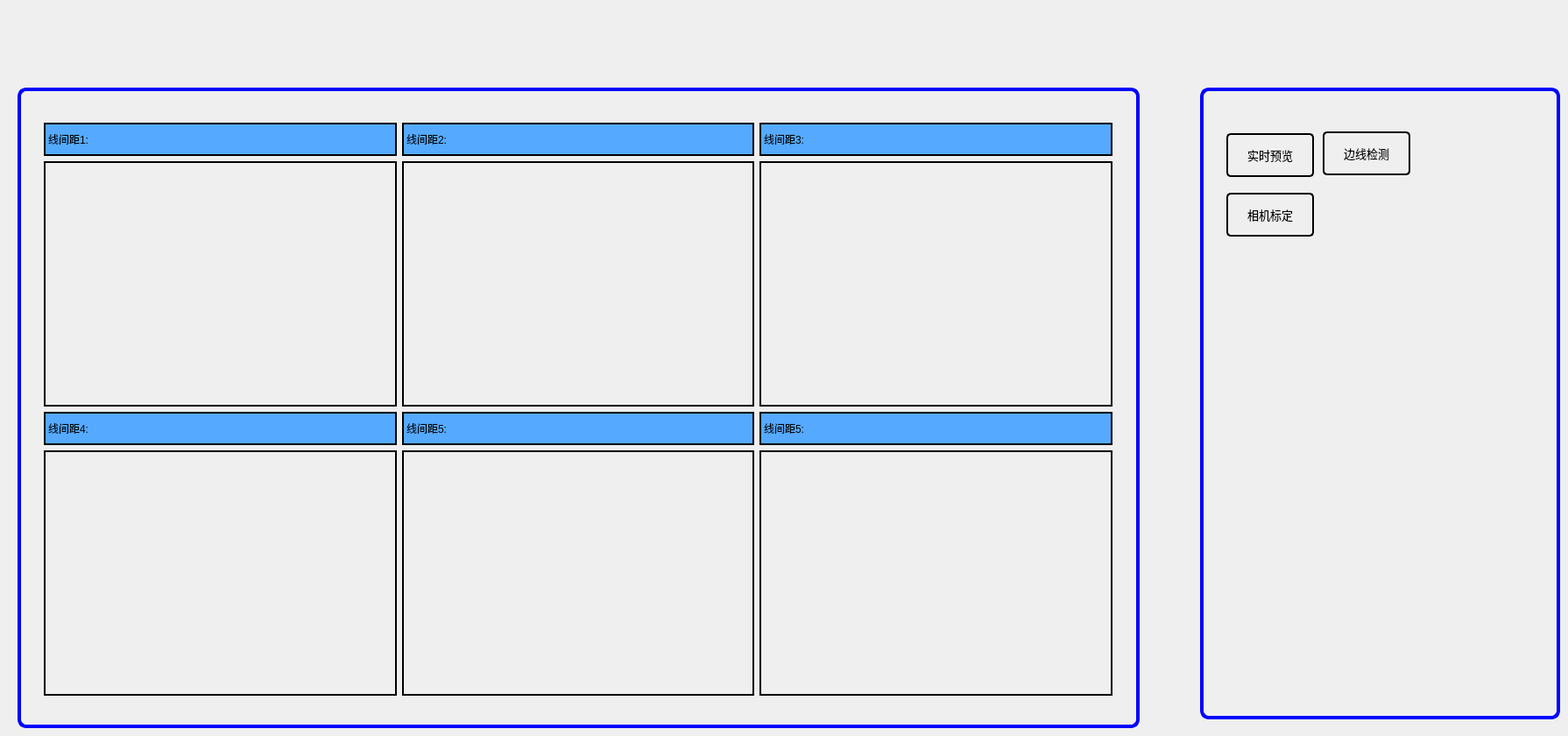
    <widget class="QWidget" name="page_2">
     <property name="styleSheet">
      <string notr="true">QStackedWidget#stackedWidget&gt;QWidget#page_2{
	background-color: transparent;
}</string>
     </property>
     <widget class="QGroupBox" name="groupBox_11">
      <property name="geometry">
       <rect>
        <x>20</x>
        <y>100</y>
        <width>1281</width>
        <height>731</height>
       </rect>
      </property>
      <property name="styleSheet">
       <string notr="true">QGroupBox {
    border:4px solid blue; /* 2像素宽的黑色边框 */
    border-radius: 10px;     /* 边框圆角 */
}</string>
      </property>
      <property name="title">
       <string/>
      </property>
      <widget class="QWidget" name="layoutWidget_5">
       <property name="geometry">
        <rect>
         <x>30</x>
         <y>40</y>
         <width>1220</width>
         <height>654</height>
        </rect>
       </property>
       <layout class="QGridLayout" name="gridLayout_25">
        <item row="0" column="0">
         <layout class="QGridLayout" name="gridLayout_11">
          <item row="0" column="0">
           <widget class="QLabel" name="label_line_dist0">
            <property name="minimumSize">
             <size>
              <width>400</width>
              <height>35</height>
             </size>
            </property>
            <property name="styleSheet">
             <string notr="true">QLabel {
    border: 2px solid black;
	background-color: rgb(85, 170, 255);
    text-align: left;
}</string>
            </property>
            <property name="text">
             <string>线间距1:</string>
            </property>
           </widget>
          </item>
          <item row="1" column="0">
           <widget class="QLabel" name="label_camera_dis0">
            <property name="minimumSize">
             <size>
              <width>400</width>
              <height>280</height>
             </size>
            </property>
            <property name="styleSheet">
             <string notr="true">QLabel {
    border: 2px solid black;
    text-align: left;
}</string>
            </property>
            <property name="text">
             <string/>
            </property>
           </widget>
          </item>
         </layout>
        </item>
        <item row="0" column="1">
         <layout class="QGridLayout" name="gridLayout_26">
          <item row="0" column="0">
           <widget class="QLabel" name="label_line_dist1">
            <property name="minimumSize">
             <size>
              <width>400</width>
              <height>35</height>
             </size>
            </property>
            <property name="styleSheet">
             <string notr="true">QLabel {
    border: 2px solid black;
	background-color: rgb(85, 170, 255);
    text-align: left;
}</string>
            </property>
            <property name="text">
             <string>线间距2:</string>
            </property>
           </widget>
          </item>
          <item row="1" column="0">
           <widget class="QLabel" name="label_camera_dis1">
            <property name="minimumSize">
             <size>
              <width>400</width>
              <height>280</height>
             </size>
            </property>
            <property name="styleSheet">
             <string notr="true">QLabel {
    border: 2px solid black;
    text-align: left;
}</string>
            </property>
            <property name="text">
             <string/>
            </property>
           </widget>
          </item>
         </layout>
        </item>
        <item row="0" column="2">
         <layout class="QGridLayout" name="gridLayout_27">
          <item row="0" column="0">
           <widget class="QLabel" name="label_line_dist2">
            <property name="minimumSize">
             <size>
              <width>400</width>
              <height>35</height>
             </size>
            </property>
            <property name="styleSheet">
             <string notr="true">QLabel {
    border: 2px solid black;
	background-color: rgb(85, 170, 255);
    text-align: left;
}</string>
            </property>
            <property name="text">
             <string>线间距3:</string>
            </property>
           </widget>
          </item>
          <item row="1" column="0">
           <widget class="QLabel" name="label_camera_dis2">
            <property name="minimumSize">
             <size>
              <width>400</width>
              <height>280</height>
             </size>
            </property>
            <property name="styleSheet">
             <string notr="true">QLabel {
    border: 2px solid black;
    text-align: left;
}</string>
            </property>
            <property name="text">
             <string/>
            </property>
           </widget>
          </item>
         </layout>
        </item>
        <item row="1" column="0">
         <layout class="QGridLayout" name="gridLayout_18">
          <item row="0" column="0">
           <widget class="QLabel" name="label_line_dist3">
            <property name="minimumSize">
             <size>
              <width>400</width>
              <height>35</height>
             </size>
            </property>
            <property name="styleSheet">
             <string notr="true">QLabel {
    border: 2px solid black;
	background-color: rgb(85, 170, 255);
    text-align: left;
}</string>
            </property>
            <property name="text">
             <string>线间距4:</string>
            </property>
           </widget>
          </item>
          <item row="1" column="0">
           <widget class="QLabel" name="label_camera_dis3">
            <property name="minimumSize">
             <size>
              <width>400</width>
              <height>280</height>
             </size>
            </property>
            <property name="styleSheet">
             <string notr="true">QLabel {
    border: 2px solid black;
    text-align: left;
}</string>
            </property>
            <property name="text">
             <string/>
            </property>
           </widget>
          </item>
         </layout>
        </item>
        <item row="1" column="1">
         <layout class="QGridLayout" name="gridLayout_28">
          <item row="0" column="0">
           <widget class="QLabel" name="label_line_dist4">
            <property name="minimumSize">
             <size>
              <width>400</width>
              <height>35</height>
             </size>
            </property>
            <property name="styleSheet">
             <string notr="true">QLabel {
    border: 2px solid black;
	background-color: rgb(85, 170, 255);
    text-align: left;
}</string>
            </property>
            <property name="text">
             <string>线间距5:</string>
            </property>
           </widget>
          </item>
          <item row="1" column="0">
           <widget class="QLabel" name="label_camera_dis4">
            <property name="minimumSize">
             <size>
              <width>400</width>
              <height>280</height>
             </size>
            </property>
            <property name="styleSheet">
             <string notr="true">QLabel {
    border: 2px solid black;
    text-align: left;
}</string>
            </property>
            <property name="text">
             <string/>
            </property>
           </widget>
          </item>
         </layout>
        </item>
        <item row="1" column="2">
         <layout class="QGridLayout" name="gridLayout_29">
          <item row="0" column="0">
           <widget class="QLabel" name="label_line_dist5">
            <property name="minimumSize">
             <size>
              <width>400</width>
              <height>35</height>
             </size>
            </property>
            <property name="styleSheet">
             <string notr="true">QLabel {
    border: 2px solid black;
	background-color: rgb(85, 170, 255);
    text-align: left;
}</string>
            </property>
            <property name="text">
             <string>线间距5:</string>
            </property>
           </widget>
          </item>
          <item row="1" column="0">
           <widget class="QLabel" name="label_camera_dis5">
            <property name="minimumSize">
             <size>
              <width>400</width>
              <height>280</height>
             </size>
            </property>
            <property name="styleSheet">
             <string notr="true">QLabel {
    border: 2px solid black;
    text-align: left;
}</string>
            </property>
            <property name="text">
             <string/>
            </property>
           </widget>
          </item>
         </layout>
        </item>
       </layout>
      </widget>
     </widget>
     <widget class="QGroupBox" name="groupBox_12">
      <property name="geometry">
       <rect>
        <x>1370</x>
        <y>100</y>
        <width>411</width>
        <height>721</height>
       </rect>
      </property>
      <property name="styleSheet">
       <string notr="true">QGroupBox {
    border: 4px solid blue;
    border-radius: 10px;
}</string>
      </property>
      <property name="title">
       <string/>
      </property>
      <widget class="QPushButton" name="btn_line_detect">
       <property name="geometry">
        <rect>
         <x>140</x>
         <y>50</y>
         <width>100</width>
         <height>50</height>
        </rect>
       </property>
       <property name="sizePolicy">
        <sizepolicy hsizetype="Expanding" vsizetype="Expanding">
         <horstretch>0</horstretch>
         <verstretch>0</verstretch>
        </sizepolicy>
       </property>
       <property name="minimumSize">
        <size>
         <width>100</width>
         <height>50</height>
        </size>
       </property>
       <property name="maximumSize">
        <size>
         <width>60</width>
         <height>40</height>
        </size>
       </property>
       <property name="font">
        <font>
         <family>等线</family>
         <pointsize>10</pointsize>
        </font>
       </property>
       <property name="cursor">
        <cursorShape>PointingHandCursor</cursorShape>
       </property>
       <property name="styleSheet">
        <string notr="true">QPushButton{
	border-radius:5%;
	border:2px solid black;
}
QPushButton:pressed{
	background-color: rgb(131, 255, 148);
}

QPushButton:hover {
    background-color: rgb(10, 240, 10);
}
</string>
       </property>
       <property name="text">
        <string>边线检测</string>
       </property>
      </widget>
      <widget class="QPushButton" name="btn_camera_capture">
       <property name="geometry">
        <rect>
         <x>30</x>
         <y>52</y>
         <width>100</width>
         <height>50</height>
        </rect>
       </property>
       <property name="sizePolicy">
        <sizepolicy hsizetype="Expanding" vsizetype="Expanding">
         <horstretch>0</horstretch>
         <verstretch>0</verstretch>
        </sizepolicy>
       </property>
       <property name="minimumSize">
        <size>
         <width>100</width>
         <height>50</height>
        </size>
       </property>
       <property name="maximumSize">
        <size>
         <width>30</width>
         <height>30</height>
        </size>
       </property>
       <property name="font">
        <font>
         <family>等线</family>
         <pointsize>10</pointsize>
        </font>
       </property>
       <property name="cursor">
        <cursorShape>PointingHandCursor</cursorShape>
       </property>
       <property name="styleSheet">
        <string notr="true">QPushButton{
	border-radius:5%;
	border:2px solid black;
}
QPushButton:pressed{
	background-color: rgb(131, 255, 148);
}

QPushButton:hover {
    background-color: rgb(10, 240, 10);
}
</string>
       </property>
       <property name="text">
        <string>实时预览</string>
       </property>
      </widget>
      <widget class="QPushButton" name="btn_camera_calib">
       <property name="geometry">
        <rect>
         <x>30</x>
         <y>120</y>
         <width>100</width>
         <height>50</height>
        </rect>
       </property>
       <property name="sizePolicy">
        <sizepolicy hsizetype="Expanding" vsizetype="Expanding">
         <horstretch>0</horstretch>
         <verstretch>0</verstretch>
        </sizepolicy>
       </property>
       <property name="minimumSize">
        <size>
         <width>100</width>
         <height>50</height>
        </size>
       </property>
       <property name="maximumSize">
        <size>
         <width>60</width>
         <height>40</height>
        </size>
       </property>
       <property name="font">
        <font>
         <family>等线</family>
         <pointsize>10</pointsize>
        </font>
       </property>
       <property name="cursor">
        <cursorShape>PointingHandCursor</cursorShape>
       </property>
       <property name="styleSheet">
        <string notr="true">QPushButton{
	border-radius:5%;
	border:2px solid black;
}
QPushButton:pressed{
	background-color: rgb(131, 255, 148);
}

QPushButton:hover {
    background-color: rgb(10, 240, 10);
}
</string>
       </property>
       <property name="text">
        <string>相机标定</string>
       </property>
      </widget>
     </widget>
    </widget>
